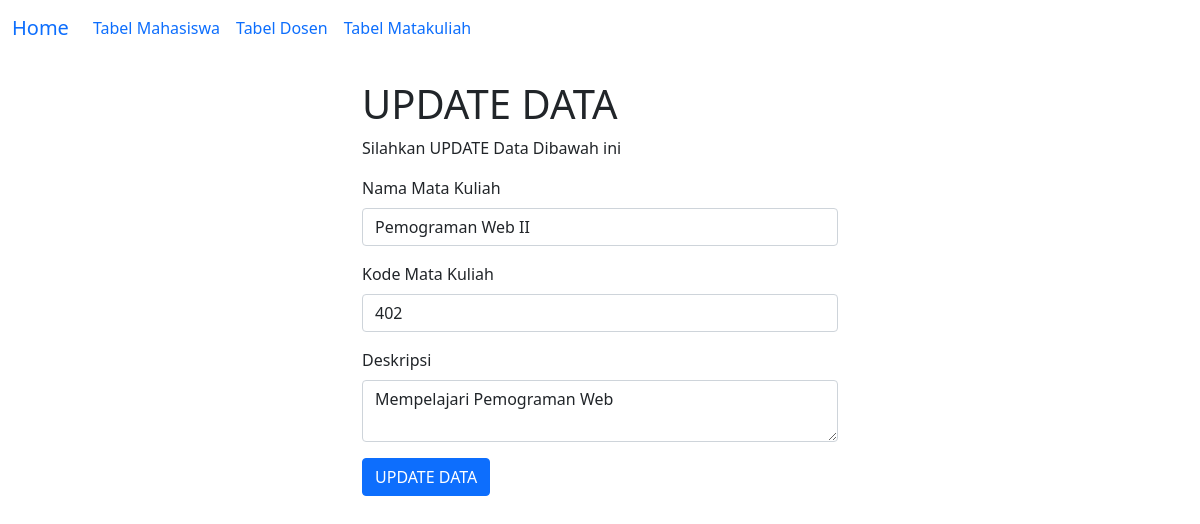
Screenshot of /u_matakuliah.php?id=123456 with the database file from the repository.
### tables this page shows
CREATE TABLE `matakuliah` (
  `id` int(11) NOT NULL,
  `nama` varchar(255) NOT NULL,
  `kode_matakuliah` char(5) NOT NULL,
  `deskripsi` text NOT NULL
);

### u_matakuliah.php (the view, shortened to what this page needs)
<?php
include('koneksi.php');
$id = $_GET['id'] ?? '';
$matakuliah = mysqli_query($koneksi, "SELECT * FROM matakuliah WHERE id='$id'");
$baris = mysqli_fetch_array($matakuliah);
?>
<!DOCTYPE html>
<html lang="en">
<head>
    <link href="https://cdn.jsdelivr.net/npm/bootstrap@5.1.3/dist/css/bootstrap.min.css" rel="stylesheet">
</head>
<body>
<?php include('navbar.php'); ?>
<div class="container col-md-5 mt-4">
    <h1> UPDATE DATA</h1>
    <P> Silahkan UPDATE Data Dibawah ini</P>
    <form method="POST" action="<?php echo $_SERVER['PHP_SELF']; ?>">
        <div class="mb-3">
            <label class="form-label"> Nama Mata Kuliah</label>
            <input class="form-control" class="form-label" value="<?php echo $baris['nama']; ?>" type="text" name="nama" placeholder="Isi dengan Nama Mata Kuliah" required>
        </div>
        <div class="mb-3">
            <label class="form-label"> Kode Mata Kuliah</label>
            <input class="form-control" value="<?php echo $baris['kode_matakuliah']; ?>" type="text" name="kode_matakuliah" placeholder="Isi dengan Kode Mata Kuliah" maxlength="5" required>
        </div>
        <div class="mb-3">
            <label class="form-label"> Deskripsi</label>
            <textarea class="form-control" name="deskripsi" placeholder="Masukan Deskripsi Mata Kuliah" required><?php echo $baris['deskripsi']; ?></textarea>
        </div>
        <button class="btn btn-primary" type="submit">UPDATE DATA</button>
    </form>
</div>
</body>
</html>

### rows the page displays
matakuliah: nama "Pemograman Web II", kode_matakuliah "402", deskripsi "Mempelajari Pemograman Web"
